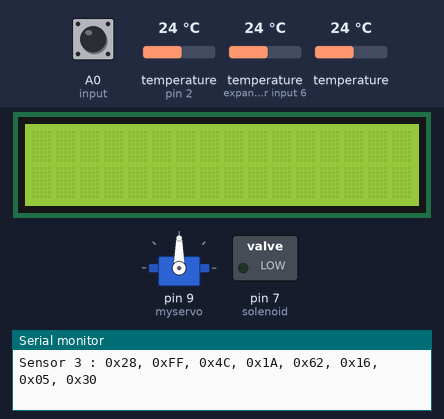
Recording of a sketch running on a simulated Arduino Uno, built with avr-gcc and run on an emulated ATmega328P. On the bench: 16×2 character LCD, servo, switched loads named in the sketch (green lamp = pin HIGH), the last lines printed to the serial monitor. Inputs (shaded band) come from the test bench; at power-on: A0 (input) LOW, temperature (sensors on pin 2, expander input 6) 24 °C, temperature 24 °C.

Above: at 1.4 s.
1.5 s: A0 (input) pulsed HIGH 5 times (0.12 s each, 0.3 s apart)
At 5.2 s:
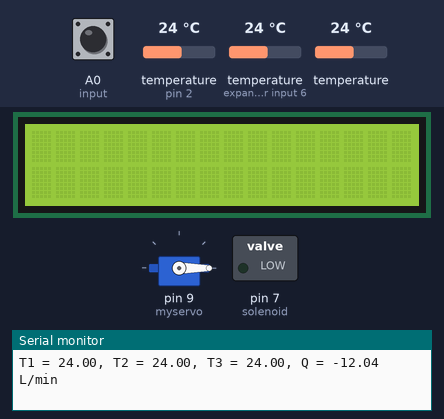
Timing chart, 0 to 6.7 s (numbered marks = the images above; inputs shaded):
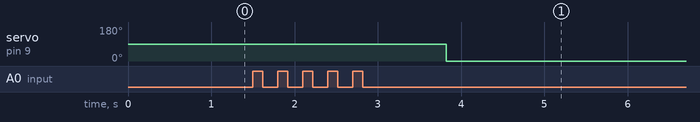

The sketch:

PVT.ino
```cpp
#include <LiquidCrystal_I2C.h>
#include <OneWire.h>
#include <DallasTemperature.h>
#include <Servo.h>

#define ONE_WIRE_BUS 2
const int input = A0;
const int solenoid = 7;

LiquidCrystal_I2C lcd(0x27, 16, 2);

OneWire oneWire(ONE_WIRE_BUS);

DallasTemperature sensor(&oneWire);

DeviceAddress Thermometer;

Servo myservo;

float get_temp1() {
  sensor.requestTemperatures();
  return sensor.getTempCByIndex(0);
}

float get_temp2() {
  sensor.requestTemperatures();
  return sensor.getTempCByIndex(1);
}

float get_temp3() {
  sensor.requestTemperatures();
  return sensor.getTempCByIndex(2);
}

void printAddress(DeviceAddress deviceAddress)
{
  for (uint8_t i = 0; i < 8; i++)
  {
    Serial.print("0x");
    if (deviceAddress[i] < 0x10) Serial.print("0");
    Serial.print(deviceAddress[i], HEX);
    if (i < 7) Serial.print(", ");
  }
  Serial.println("");
}

void servo(int angle) {
  int val;
  val = map(angle, 0, 1023, 0, 180);
  myservo.write(val);
}

float get_flowrate() {
  int X;
  int Y;
  float TIME = 0;
  float FREQUENCY = 0;
  float WATER = 0;
  float LS = 0;
  X = pulseIn(input, HIGH);
  Y = pulseIn(input, LOW);
  TIME = X + Y;
  FREQUENCY = 1000000 / TIME;
  WATER = FREQUENCY / 7.5;
  LS = WATER;
  return LS;
}

void valve(int state)
{
  digitalWrite(solenoid, state);
}

void setup() {
  Serial.begin(9600);
  lcd.init();
  lcd.backlight();
  Serial.begin(9600);
  pinMode(input, INPUT);
  myservo.attach(9);
  pinMode(solenoid, OUTPUT);
  sensor.begin();

  Serial.println("Locating devices...");
  Serial.print("Found ");
  int deviceCount = sensor.getDeviceCount();
  Serial.print(deviceCount, DEC);
  Serial.println(" devices.");
  Serial.println("");

  Serial.println("Printing addresses...");
  for (int i = 0;  i < deviceCount;  i++)
  {
    Serial.print("Sensor ");
    Serial.print(i + 1);
    Serial.print(" : ");
    sensor.getAddress(Thermometer, i);
    printAddress(Thermometer);
  }
}


void loop() {
  float T1 = get_temp1();
  float T2 = get_temp2();
  float T3 = get_temp3();
  float Q = get_flowrate();

  if (T2 >= 45)
  {
    valve(1);
    servo(45);
  }

  if (T2 <= 30)
  {
    valve(0);
    servo(0);
  }

  Serial.print("T1 = ");
  Serial.print(T1);
  Serial.print(", T2 = ");
  Serial.print(T2);
  Serial.print(", T3 = ");
  Serial.print(T3);
  Serial.print(", Q = ");
  Serial.print(Q);
  Serial.println(" L/min");

  delay(1000);
}
```

Measured:
- after the input at 1.5 s, servo on pin 9 (myservo): 90° → 0° after 2.3 s instead of 3.1 s
